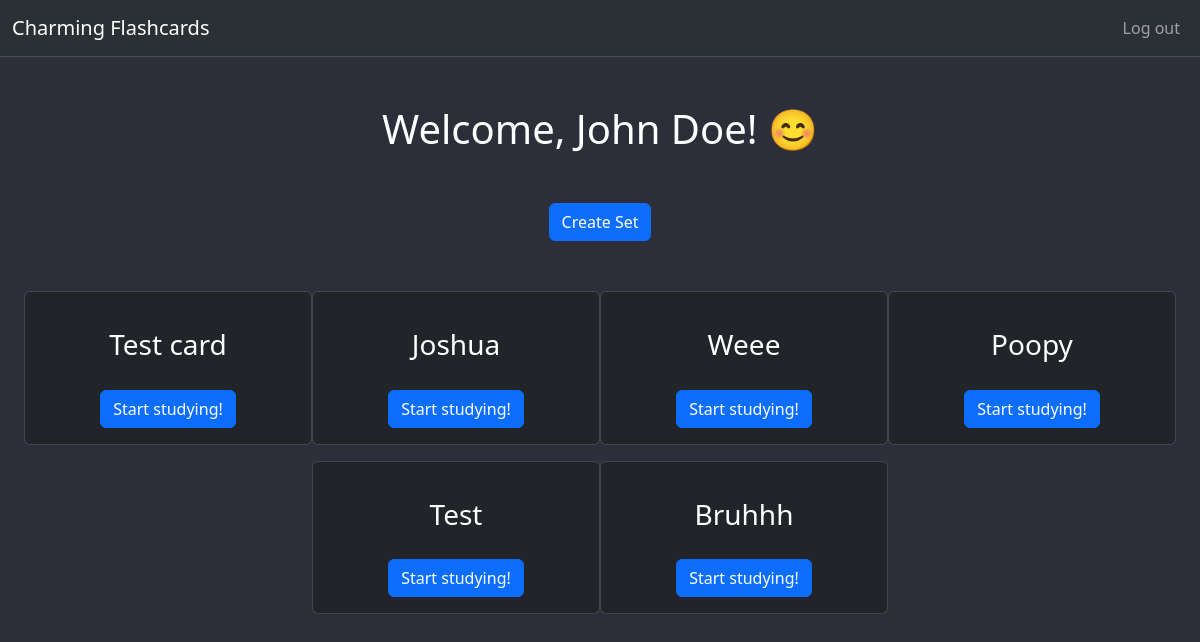
Page /sets (signed in) on the earlier database version.
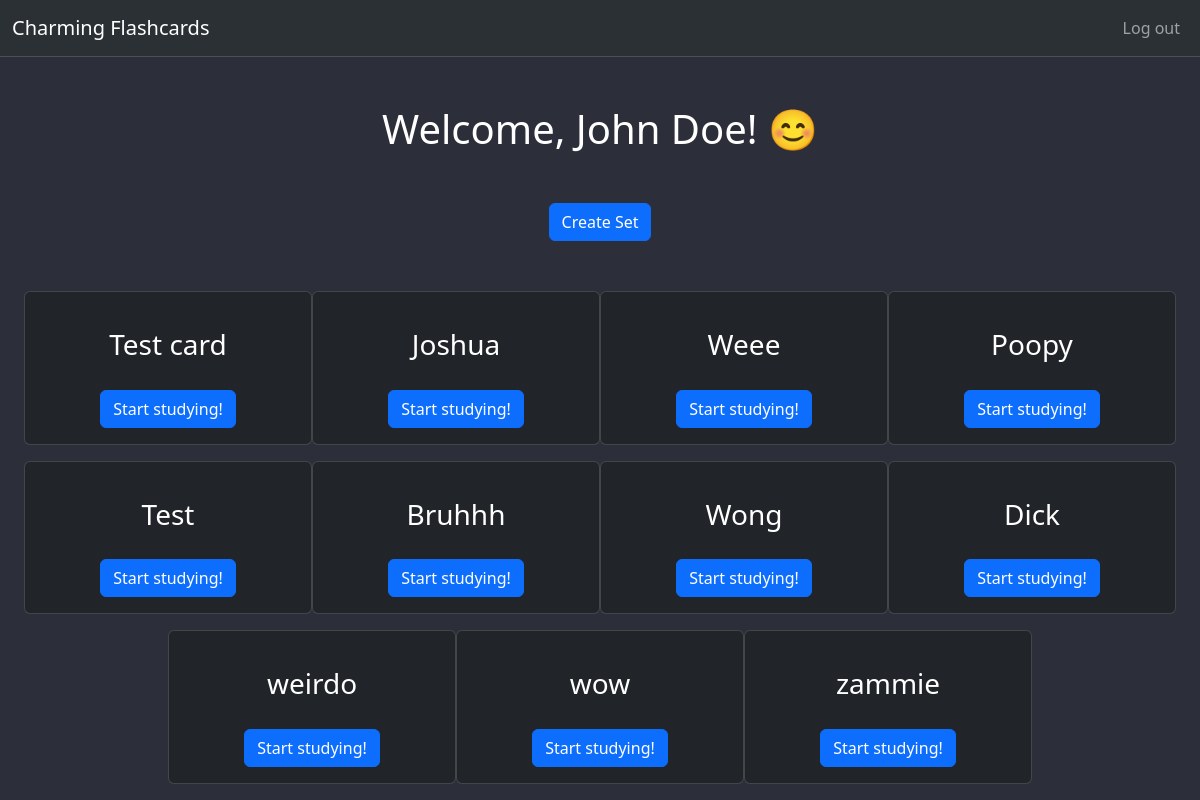
Same page on the later database version.
### tables this page shows
CREATE TABLE user_info (
    user_id INTEGER PRIMARY KEY,
    user_name TEXT NOT NULL,
    hash TEXT NOT NULL
);

CREATE TABLE card_list (
    id INTEGER PRIMARY KEY,
    card_title TEXT NOT NULL,
    user_id INTEGER,
    FOREIGN KEY (user_id) REFERENCES user_info(user_id)
);

### app.py (the view, shortened to what this page needs)
        @self.route("/sets", methods=["GET", "POST"])
        def user_sets():
            user_logged = 'user' in session
            db = get_db(self.__DATABASE)
            main_cursor = retrieve_cursor(db)
            id_info = main_cursor.execute(
                "SELECT user_id FROM user_info WHERE user_name = ?",
                    (session["user"],)
            )
            user_id = id_info.fetchone()
            set_title = main_cursor.execute(
                "SELECT card_title FROM card_list WHERE user_id = ?",
                (user_id["user_id"],)
            )
            sets_names = set_title.fetchall()
            return render_template("index.html", logged=user_logged,
                                    name=session["user"], flashcards=sets_names)

### app.py (called while the page is built)
def get_db(db_name):
    db = getattr(g, '_database', None)
    if db is None:
        db = g._database = sqlite3.connect(db_name)
    return db

def retrieve_cursor(database):
    database.row_factory = sqlite3.Row
    db_cursor = database.cursor()
    return db_cursor

### templates/index.html (shortened to what this page needs)
{% extends "layout.html" %}
{% block body %}
<h1 class="text-center">Welcome, {{ name }}! &#128522;</h1>
 <div class="d-flex justify-content-center">
    <button type="button" class="btn btn-primary" data-bs-toggle="modal"
    data-bs-target="#exampleModal">
        Create Set
    </button>
 </div>
  <div data-bs-theme="dark" style="padding: 50x;"
  class="card-container d-flex align-content-start
  justify-content-center flex-wrap">
    {% for card in flashcards %}
      <div class="card text-center mb-3" style="width: 18rem;">
        <div class="card-body">
          <form action="/sets" method="post" name="form2">
            <h3 style="padding: 20px;" name="card"
            class="card-title">
              {{ card.card_title }}
            </h3>
            <button type="submit" value="use_card"
            class="btn btn-primary">
              Start studying!
            </button>
          </form>
        </div>
      </div>
    {% endfor %}
  </div>
{% endblock %}

### templates/layout.html (shortened to what this page needs)
<!DOCTYPE html>
<html lang="en">
    <head>
        <link rel="stylesheet" href="{{ url_for('static', filename='styles.css') }}">
        <link href="https://cdn.jsdelivr.net/npm/bootstrap@5.3.3/dist/css/bootstrap.min.css" rel="stylesheet"
>
    </head>
    <body style="background-color: #2C2E3A">
        <nav data-bs-theme="dark" class="navbar navbar-expand-lg
        bg-body-tertiary border-bottom">
          <div class="container-fluid">
            <a class="navbar-brand">Charming Flashcards</a>
            <div class="collapse navbar-collapse" id="navbarNav">
              <ul class="navbar-nav ms-auto">
                {% if not logged %}
                  <li class="nav-item">
                    <a class="nav-link" aria-current="page" href="/">Sign up</a>
                  </li>
                  <li class="nav-item">
                    <a class="nav-link" href="/login">Log in</a>
                  </li>
                {% else %}
                  <li class="nav-item">
                    <a class="nav-link" href="/login">Log out</a>
                  </li>
                {% endif %}
              </ul>
            </div>
          </div>
        </nav>
        <div class="mt-5">
            {%block body %}{% endblock %}
        </div>
    </body>
</html>

### static/styles.css (style rules this page uses)
* { color: white; }
.d-flex { margin-top: 50px; }

Differences in the rows shown:
added card_list: card_title "Wong"
added card_list: card_title "Dick"
added card_list: card_title "weirdo"
added card_list: card_title "wow"
added card_list: card_title "zammie"
